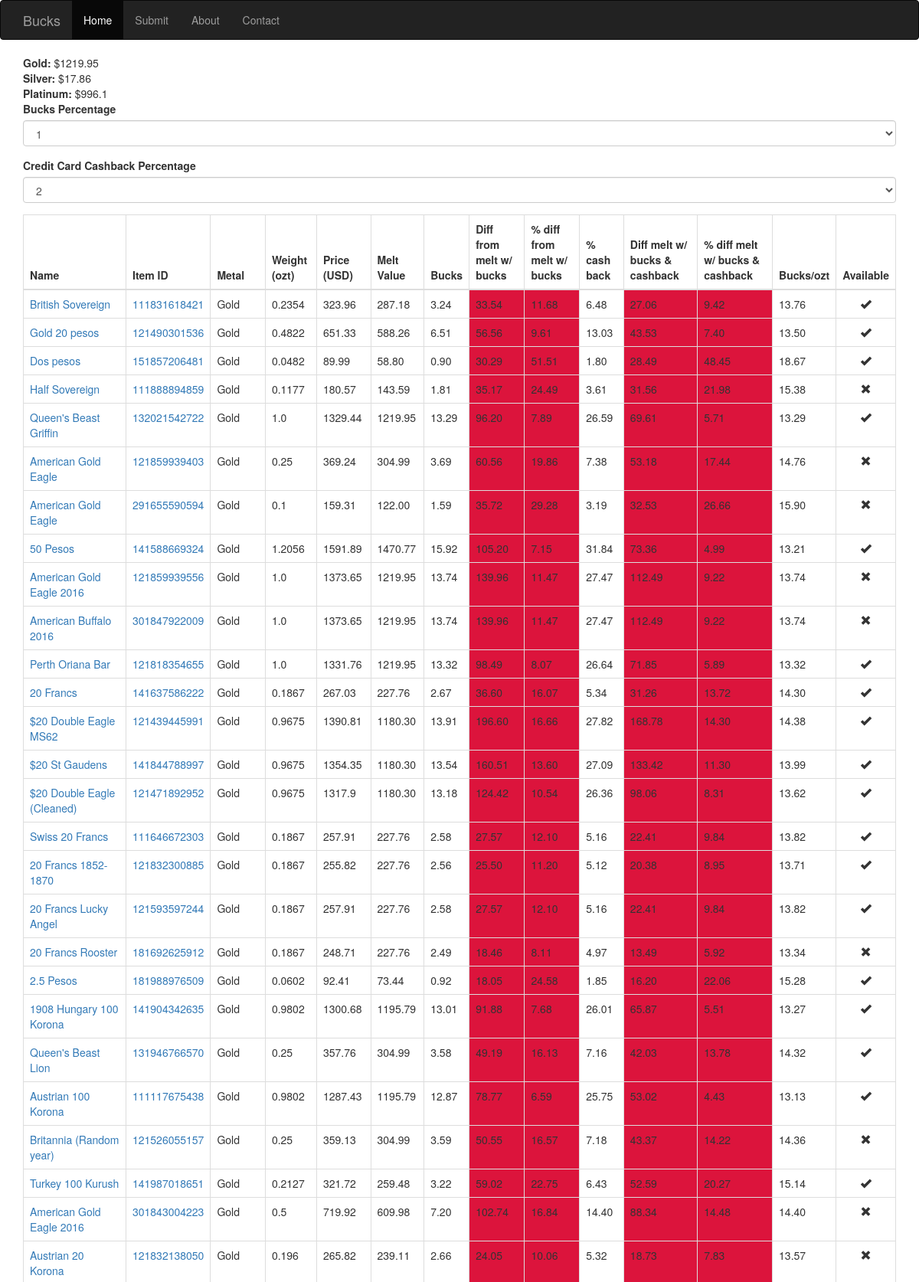
The page / (upper part) on the database its author committed.
### deals/models.py (models this page shows, shortened)
class Spot(db.Model):
    id = db.Column(db.Integer, primary_key=True)
    name = db.Column(db.String(10), unique=True)
    value = db.Column(db.Float)

class Item(db.Model):
    id = db.Column(db.Integer, primary_key=True)
    ebay_id = db.Column(db.Integer, unique=True)
    name = db.Column(db.String)
    price = db.Column(db.Float)
    weight = db.Column(db.Float)
    metal = db.Column(db.String)
    picture_url = db.Column(db.String)
    reported = db.Column(db.Boolean, default=False)
    available = db.Column(db.Boolean, default=True)
    quantity = db.Column(db.Integer, default=0)
    seller = db.Column(db.String)

### deals/views.py (the view)
@deals_blueprint.route('/')
def index(page=1):
    select = PercentForm()
    spots = Spot.query.all()
    items = Item.query.all()
    return render_template('index.html', items=items, spots=spots, select=select)

### deals/forms.py
class PercentForm(FlaskForm):
    percentage = SelectField('Bucks Percentage',
                             choices=[(1, 1), (2, 2),
                                      (4, 4), (6, 6),
                                      (8, 8), (10, 10)], id='bucks-percent')
    cashback = SelectField('Credit Card Cashback Percentage',
                           choices=[(0.5, 0.5), (1, 1),
                                    (1.5, 1.5), (2, 2),
                                    (2.5, 2.5), (3, 3),
                                    (3.5, 3.5), (4, 4),
                                    (4.5, 4.5), (5, 5)], id='cash-percent', default=2)

### deals/templates/index.html (shortened to what this page needs)
{% extends "base.html" %}
{% block page_content %}
{% for spot in spots %}
<b>{{ spot.name|capitalize }}:</b> ${{ spot.value }}<br>
{% endfor %}
<div class="form-group">
{{ select.percentage.label }}{{ select.percentage(onchange='percentage_changed()', class='form-control') }}
</div>
<div class="form-group">
{{ select.cashback.label }}{{ select.cashback(onchange='percentage_changed()', class='form-control') }}
</div>
<table class="table table-hover table-bordered table-responsive sortable" id="item-table">
    <thead>
    <tr>
        <th>Name</th>
        <th>Item ID</th>
        <th>Metal</th>
        <th class="sorttable_numeric">Weight (ozt)</th>
        <th class="sorttable_numeric">Price (USD)</th>
        <th class="sorttable_numeric">Melt Value</th>
        <th class="sorttable_numeric">Bucks</th>
        <th class="sorttable_numeric">Diff from melt w/ bucks</th>
        <th class="sorttable_numeric">% diff from melt w/ bucks</th>
        <th class="sorttable_numeric">% cash back</th>
        <th class="sorttable_numeric">Diff melt w/ bucks & cashback</th>
        <th class="sorttable_numeric">% diff melt w/ bucks & cashback</th>
        <th class="sorttable_numeric">Bucks/ozt</th>
        <th>Available</th>
    </tr>
    </thead>
    <tbody>
    {% for item in items %}
    <tr class="item">
        <td class="name"><a href="{{ url_for('deals.item', item_id=item.id) }}" target="_blank">{{ item.name }}</a></td>
        <td class="item_id"><a href="https://www.ebay.com/itm/{{ item.ebay_id }}" target="_blank">{{ item.ebay_id }}</a></td>
        <td class="metal">{{ item.metal|capitalize }}</td>
        <td class="weight">{{ item.weight }}</td>
        <td class="price">{{ item.price }}</td>
        <td class="melt"></td>
        <td class="bucks"></td>
        <td class="melt_diff"></td>
        <td class="perc_diff"></td>
        <td class="cashback"></td>
        <td class="melt_diff_cash"></td>
        <td class="perc_diff_cash"></td>
        <td class="bucks_per"></td>
        <td class="text-center" sorttable_customkey="{% if item.available %}1{% else %}0{% endif %}"><span class="glyphicon {% if item.available %}glyphicon-ok{% else %}glyphicon-remove{% endif %}" aria-hidden="true"></span></td>
    </tr>
    {% endfor %}
    </tbody>
</table>
{% endblock %}

### deals/templates/base.html (shortened to what this page needs)
<!DOCTYPE html>
{% extends "bootstrap/base.html" %}
{% import "bootstrap/utils.html" as utils %}
    {% block styles %}
    {{ super() }}
    <link rel="stylesheet" type="text/css" href="{{ url_for('static', filename='css/style.css') }}">
    {% endblock %}
    {% set active_page = active_page|default('index') -%}
    {% set navigation_bar = [
        (url_for('deals.index'), 'index', 'Home'),
        (url_for('deals.submit'), 'submit', 'Submit'),
        (url_for('deals.about'), 'about', 'About'),
        (url_for('deals.contact'), 'contact', 'Contact')
      ]
    %}
    {% block navbar %}
    <div class="navbar navbar-inverse" role="navigation">
        <div class="container">
            <div class="navbar-header">
                <a class="navbar-brand" href="/">Bucks</a>
            </div>
            <ul id="navigation" class="nav navbar-nav">
            {% for href, id, caption in navigation_bar %}
                <li {% if id == active_page %}class="active"{% endif %}><a href="{{ href|e }}">{{ caption|e }}</a></li>
            {% endfor %}
            </ul>
        </div>
    </div>
    {% endblock %}
{% block content %}
<div class="container">
{% block page_content %}
{% endblock %}
</div>
{% endblock %}

### deals/static/css/style.css (style rules this page uses)
html { position: relative; min-height: 100%; }
body { margin-bottom: 60px; }

### rows shown on the page
Spot: name "Gold", value "1219.95"
Spot: name "Silver", value "17.86"
Spot: name "Platinum", value "996.1"
Item: name "British Sovereign", ebay_id "111831618421", metal "Gold", weight "0.2354", price "323.96", available True (drawn)
Item: name "Gold 20 pesos", ebay_id "121490301536", metal "Gold", weight "0.4822", price "651.33", available True (drawn)
Item: name "Dos pesos", ebay_id "151857206481", metal "Gold", weight "0.0482", price "89.99", available True (drawn)
Item: name "Half Sovereign", ebay_id "111888894859", metal "Gold", weight "0.1177", price "180.57", available False (drawn)
Item: name "Queen's Beast Griffin", ebay_id "132021542722", metal "Gold", weight "1.0", price "1329.44", available True (drawn)
Item: name "American Gold Eagle", ebay_id "121859939403", metal "Gold", weight "0.25", price "369.24", available False (drawn)
Item: name "American Gold Eagle", ebay_id "291655590594", metal "Gold", weight "0.1", price "159.31", available False (drawn)
Item: name "50 Pesos", ebay_id "141588669324", metal "Gold", weight "1.2056", price "1591.89", available True (drawn)
Item: name "American Gold Eagle 2016", ebay_id "121859939556", metal "Gold", weight "1.0", price "1373.65", available False (drawn)
Item: name "American Buffalo 2016", ebay_id "301847922009", metal "Gold", weight "1.0", price "1373.65", available False (drawn)
Item: name "Perth Oriana Bar", ebay_id "121818354655", metal "Gold", weight "1.0", price "1331.76", available True (drawn)
Item: name "20 Francs", ebay_id "141637586222", metal "Gold", weight "0.1867", price "267.03", available True (drawn)
Item: name "$20 Double Eagle MS62", ebay_id "121439445991", metal "Gold", weight "0.9675", price "1390.81", available True (drawn)
Item: name "$20 St Gaudens", ebay_id "141844788997", metal "Gold", weight "0.9675", price "1354.35", available True (drawn)
Item: name "$20 Double Eagle (Cleaned)", ebay_id "121471892952", metal "Gold", weight "0.9675", price "1317.9", available True (drawn)
Item: name "Swiss 20 Francs", ebay_id "111646672303", metal "Gold", weight "0.1867", price "257.91", available True (drawn)
Item: name "20 Francs 1852-1870", ebay_id "121832300885", metal "Gold", weight "0.1867", price "255.82", available True (drawn)
Item: name "20 Francs Lucky Angel", ebay_id "121593597244", metal "Gold", weight "0.1867", price "257.91", available True (drawn)
Item: name "20 Francs Rooster", ebay_id "181692625912", metal "Gold", weight "0.1867", price "248.71", available False (drawn)
Item: name "2.5 Pesos", ebay_id "181988976509", metal "Gold", weight "0.0602", price "92.41", available True (drawn)
Item: name "1908 Hungary 100 Korona", ebay_id "141904342635", metal "Gold", weight "0.9802", price "1300.68", available True (drawn)
Item: name "Queen's Beast Lion", ebay_id "131946766570", metal "Gold", weight "0.25", price "357.76", available True (drawn)
Item: name "Austrian 100 Korona", ebay_id "111117675438", metal "Gold", weight "0.9802", price "1287.43", available True (drawn)
Item: name "Britannia (Random year)", ebay_id "121526055157", metal "Gold", weight "0.25", price "359.13", available False (drawn)
Item: name "Turkey 100 Kurush", ebay_id "141987018651", metal "Gold", weight "0.2127", price "321.72", available True (drawn)
Item: name "American Gold Eagle 2016", ebay_id "301843004223", metal "Gold", weight "0.5", price "719.92", available False (drawn)
Item: name "Austrian 20 Korona", ebay_id "121832138050", metal "Gold", weight "0.196", price "265.82", available False (drawn)

### other values the page prints
{{ caption|e }} "Home" "Submit" "About" "Contact"
{{ select.percentage.label }} "Bucks Percentage"
{{ select.cashback.label }} "Credit Card Cashback Percentage"
